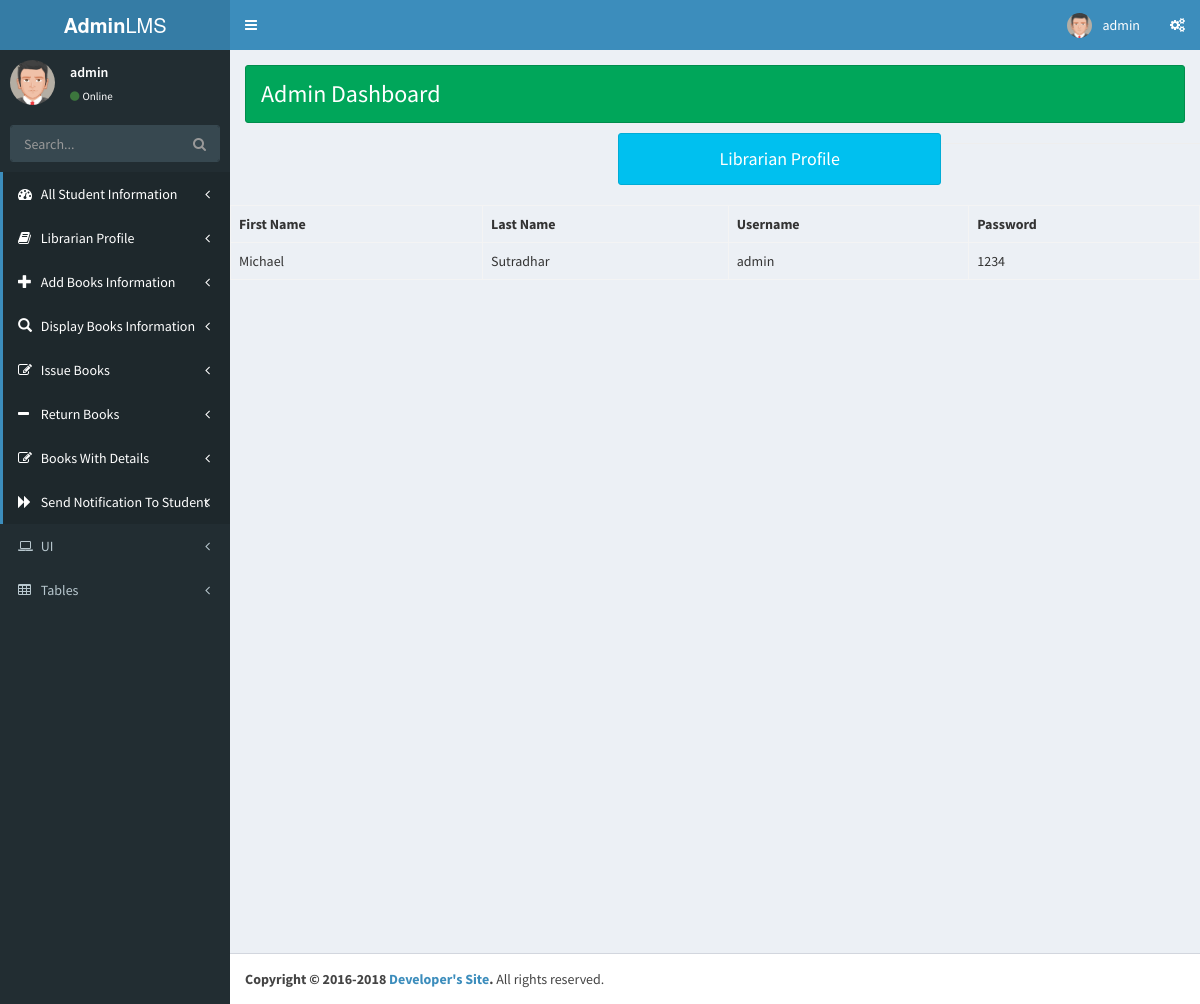
The page /librarian/librarian_profile.php (signed in) on the database its author committed.
### tables this page shows
CREATE TABLE `librarian_registration` (
  `id` int(5) NOT NULL,
  `firstname` varchar(50) NOT NULL,
  `lastname` varchar(50) NOT NULL,
  `username` varchar(50) NOT NULL,
  `password` varchar(50) NOT NULL,
  `email` varchar(50) NOT NULL,
  `contact` varchar(50) NOT NULL
);

### librarian/librarian_profile.php (the view, shortened to what this page needs)
<?php include 'header.php';?>
<?php include 'connection.php'?>
<h4 class="alert alert-info col-sm-4" style="margin-left:40%; text-align: center;">Librarian Profile</h4>
<hr>
<?php
$result= mysqli_query($link,"SELECT * FROM librarian_registration WHERE username ='$_SESSION[username]'");
echo "<table class='table table-bordered'>";
echo'<tr>';
echo'<th>'; echo 'First Name'; echo '</th>';
echo'<th>'; echo 'Last Name'; echo '</th>';
echo'<th>'; echo 'Username'; echo '</th>';
echo'<th>'; echo 'Password'; echo '</th>';
 echo '</tr>';
while($row= mysqli_fetch_array($result)){
    echo '<tr>';
    echo '<td>';
    echo $row['firstname'];
    echo'</td>';
    echo '<td>';
    echo $row['lastname'];
    echo'</td>';
    echo '<td>';
    echo $row['username'];
    echo'</td>';
    echo '<td>';
    echo $row['password'];
    echo'</td>';
    echo '</tr>';
}
echo "</table>";
?>
<?php include 'footer.php';?>

### rows shown on the page
librarian_registration: firstname "Michael", lastname "Sutradhar", username "admin", password "1234"

### other values the page prints
$_SESSION['username'] "admin"
